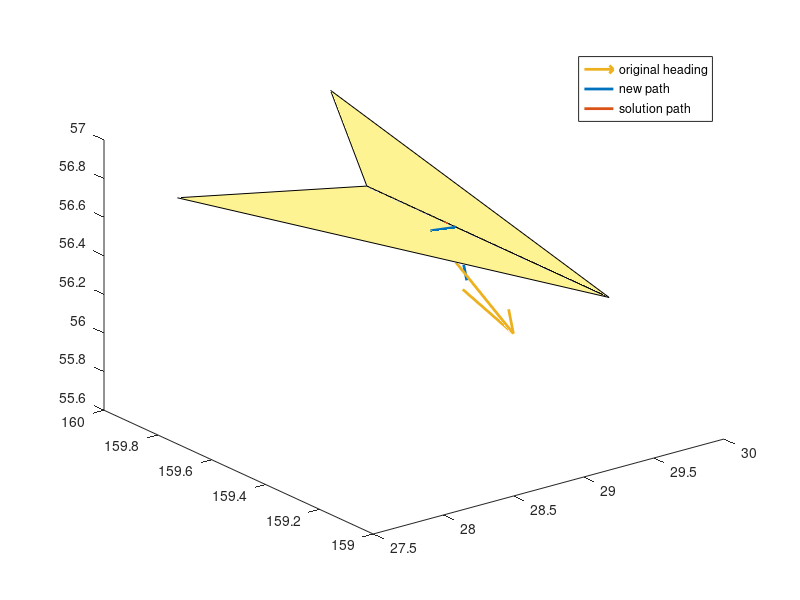

MATLAB code for this plot:
% Test 3D project_and_slide algorithm in bouncing case
% Data can be re-generated in Planktos using a breakpoint in
% _project_and_slide with the visualtest_3d.py file.

triangles_X = [29.277224, 29.277224;
               29.018223, 29.277224;
               29.277224, 27.927223];

triangles_Y = [159.05, 159.05;
               159.95, 159.95;
               159.95, 159.95];
           
triangles_Z = [56.443504, 56.443504;
               56.9905,   56.443504;
               56.443504, 56.648506];
           
line_segments_x = [29.065876, 29.277223, 29.435617];
line_segments_y = [159.603829, 159.617881, 159.661421];
line_segments_z = [56.475598, 56.443504, 56.108984];

% old
% bnc_segments_x = [29.277223, 29.277223];
% bnc_segments_y = [159.617881, 159.990558];
% bnc_segments_z = [56.443504, 56.443504];
% new
bnc_segments_x = [29.277223, 29.277223];
bnc_segments_y = [159.617881, 159.661421];
bnc_segments_z = [56.443504, 56.443504];

orig_x = [29.065876, 29.833577];
orig_y = [159.603829, 159.661421];
orig_z = [56.475598, 55.695334];

figure
hold on
fill3(triangles_X, triangles_Y, triangles_Z, 1, 'facealpha', 0.5)
sld1 = plot3(line_segments_x, line_segments_y, line_segments_z,...
             'linewidth', 2);
sld2 = plot3(bnc_segments_x, bnc_segments_y, bnc_segments_z,...
             'linewidth', 2);
orig = quiver3(orig_x(1), orig_y(1), orig_z(1),...
        orig_x(2)-orig_x(1), orig_y(2)-orig_y(1), orig_z(2)-orig_z(1),...
        'linewidth', 2);
legend([orig, sld1, sld2], 'original heading', 'new path', 'solution path')